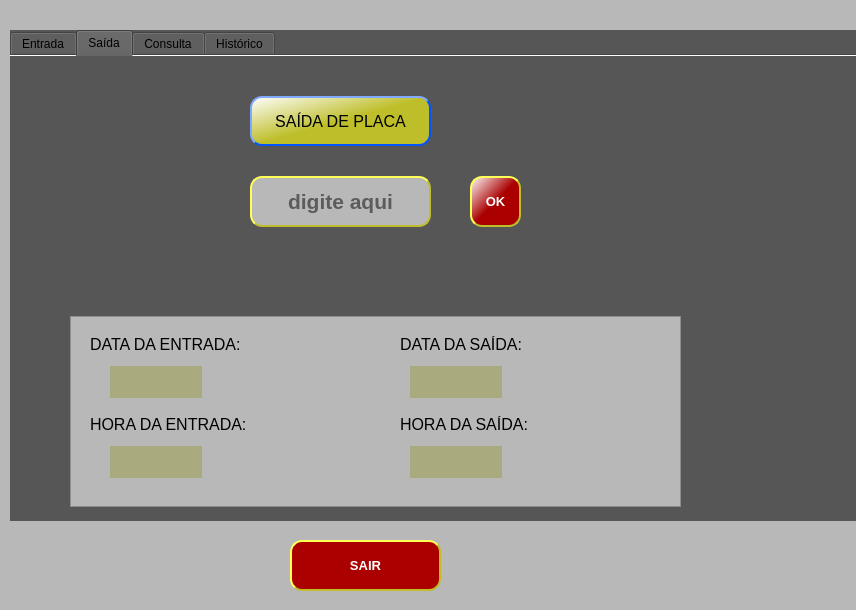
<?xml version="1.0" encoding="UTF-8"?>
<ui version="4.0">
 <class>Gerenciamento</class>
 <widget class="QMainWindow" name="Gerenciamento">
  <property name="geometry">
   <rect>
    <x>0</x>
    <y>0</y>
    <width>856</width>
    <height>610</height>
   </rect>
  </property>
  <property name="minimumSize">
   <size>
    <width>300</width>
    <height>250</height>
   </size>
  </property>
  <property name="windowTitle">
   <string>Estacionei - Gestor</string>
  </property>
  <property name="styleSheet">
   <string notr="true">background-color: rgb(184, 184, 184);</string>
  </property>
  <property name="animated">
   <bool>true</bool>
  </property>
  <widget class="QWidget" name="centralwidget">
   <property name="font">
    <font>
     <pointsize>3</pointsize>
    </font>
   </property>
   <widget class="QPushButton" name="pushButton_2">
    <property name="geometry">
     <rect>
      <x>290</x>
      <y>540</y>
      <width>151</width>
      <height>51</height>
     </rect>
    </property>
    <property name="font">
     <font>
      <pointsize>10</pointsize>
      <weight>75</weight>
      <bold>true</bold>
     </font>
    </property>
    <property name="styleSheet">
     <string notr="true">QPushButton {
background-color: rgb(170, 0, 0);
color: rgb(255, 255, 255);
border-radius: 12px;
border-style: outset;
border-width: 2px;
border-color: rgb(190, 190, 42);
}

QPushButton:hover {
border-style: outset;
border-width: 2px;
border-color: rgb(199, 202, 2);
background-color: rgb(200, 31, 8);
}

QPushButton:pressed {
background-color: rgb(255, 62, 24);
	font: 10pt &quot;MS Shell Dlg 2&quot;;
}</string>
    </property>
    <property name="text">
     <string>SAIR</string>
    </property>
   </widget>
   <widget class="QTabWidget" name="tabWidget">
    <property name="geometry">
     <rect>
      <x>10</x>
      <y>30</y>
      <width>900</width>
      <height>491</height>
     </rect>
    </property>
    <property name="styleSheet">
     <string notr="true">background-color: rgb(86, 86, 86);
</string>
    </property>
    <property name="tabPosition">
     <enum>QTabWidget::North</enum>
    </property>
    <property name="currentIndex">
     <number>1</number>
    </property>
    <property name="iconSize">
     <size>
      <width>18</width>
      <height>18</height>
     </size>
    </property>
    <property name="documentMode">
     <bool>true</bool>
    </property>
    <widget class="QWidget" name="tab">
     <attribute name="title">
      <string>Entrada</string>
     </attribute>
     <widget class="QLabel" name="label">
      <property name="geometry">
       <rect>
        <x>40</x>
        <y>110</y>
        <width>181</width>
        <height>50</height>
       </rect>
      </property>
      <property name="minimumSize">
       <size>
        <width>150</width>
        <height>50</height>
       </size>
      </property>
      <property name="font">
       <font>
        <family>MS Shell Dlg 2</family>
        <pointsize>12</pointsize>
        <weight>9</weight>
        <italic>false</italic>
        <bold>false</bold>
       </font>
      </property>
      <property name="styleSheet">
       <string notr="true">
background-color: qlineargradient(spread:pad, x1:0.574, y1:0.561636, x2:0, y2:0, stop:0.112994 rgba(190, 190, 42, 255), stop:1 rgba(255, 255, 255, 255));

font: 75 12pt &quot;MS Shell Dlg 2&quot;;
border-radius: 12px;
border-style: outset;
border-width: 2px;
border-color: rgb(0, 85, 255);</string>
      </property>
      <property name="text">
       <string>ENTRAR PLACA</string>
      </property>
      <property name="alignment">
       <set>Qt::AlignCenter</set>
      </property>
     </widget>
     <widget class="QLineEdit" name="line_placa_entrada">
      <property name="geometry">
       <rect>
        <x>240</x>
        <y>110</y>
        <width>181</width>
        <height>51</height>
       </rect>
      </property>
      <property name="font">
       <font>
        <pointsize>16</pointsize>
        <weight>75</weight>
        <bold>true</bold>
       </font>
      </property>
      <property name="styleSheet">
       <string notr="true">QLineEdit {
background-color: rgb(184, 184, 184);

border-radius: 12px;
border-style: outset;
border-width: 2px;
border-color: rgb(190, 190, 42);
}
QLineEdit:hover {
border: 3px solid rgb(170,0,0);
}

QLineEdit:focus {
border: 4px solid rgb(0,85,255);
}</string>
      </property>
      <property name="text">
       <string/>
      </property>
      <property name="maxLength">
       <number>7</number>
      </property>
      <property name="frame">
       <bool>false</bool>
      </property>
      <property name="cursorPosition">
       <number>0</number>
      </property>
      <property name="alignment">
       <set>Qt::AlignCenter</set>
      </property>
      <property name="placeholderText">
       <string>digite aqui</string>
      </property>
      <property name="clearButtonEnabled">
       <bool>false</bool>
      </property>
     </widget>
     <widget class="QFrame" name="frame">
      <property name="geometry">
       <rect>
        <x>40</x>
        <y>260</y>
        <width>481</width>
        <height>141</height>
       </rect>
      </property>
      <property name="styleSheet">
       <string notr="true">background-color: rgb(184, 184, 184);</string>
      </property>
      <property name="frameShape">
       <enum>QFrame::StyledPanel</enum>
      </property>
      <property name="frameShadow">
       <enum>QFrame::Raised</enum>
      </property>
      <widget class="QLabel" name="label_2">
       <property name="geometry">
        <rect>
         <x>30</x>
         <y>20</y>
         <width>50</width>
         <height>31</height>
        </rect>
       </property>
       <property name="font">
        <font>
         <pointsize>12</pointsize>
        </font>
       </property>
       <property name="text">
        <string>DATA:</string>
       </property>
      </widget>
      <widget class="QLabel" name="label_3">
       <property name="geometry">
        <rect>
         <x>30</x>
         <y>80</y>
         <width>50</width>
         <height>31</height>
        </rect>
       </property>
       <property name="font">
        <font>
         <pointsize>12</pointsize>
        </font>
       </property>
       <property name="text">
        <string>HORA:</string>
       </property>
      </widget>
      <widget class="QLabel" name="lbl_hora">
       <property name="geometry">
        <rect>
         <x>90</x>
         <y>80</y>
         <width>92</width>
         <height>32</height>
        </rect>
       </property>
       <property name="font">
        <font>
         <pointsize>12</pointsize>
        </font>
       </property>
       <property name="styleSheet">
        <string notr="true">background-color: rgb(170, 170, 127);</string>
       </property>
       <property name="text">
        <string/>
       </property>
       <property name="alignment">
        <set>Qt::AlignCenter</set>
       </property>
      </widget>
      <widget class="QLabel" name="lbl_data">
       <property name="geometry">
        <rect>
         <x>90</x>
         <y>20</y>
         <width>92</width>
         <height>32</height>
        </rect>
       </property>
       <property name="font">
        <font>
         <pointsize>12</pointsize>
        </font>
       </property>
       <property name="styleSheet">
        <string notr="true">background-color: rgb(170, 170, 127);</string>
       </property>
       <property name="text">
        <string/>
       </property>
       <property name="alignment">
        <set>Qt::AlignCenter</set>
       </property>
      </widget>
     </widget>
     <widget class="QLabel" name="lbl_text">
      <property name="geometry">
       <rect>
        <x>240</x>
        <y>60</y>
        <width>251</width>
        <height>31</height>
       </rect>
      </property>
      <property name="font">
       <font>
        <family>MS Shell Dlg 2</family>
        <pointsize>7</pointsize>
        <weight>50</weight>
        <italic>false</italic>
        <bold>false</bold>
       </font>
      </property>
      <property name="styleSheet">
       <string notr="true">background-color: rgb(190, 190, 42);


border-color:rgb(150, 150, 150);
border-style:outset;
border-width:2px;


</string>
      </property>
      <property name="text">
       <string>* Forma Clássica ex: ABC1234 e Mercosul ex: EFG5H67</string>
      </property>
      <property name="alignment">
       <set>Qt::AlignCenter</set>
      </property>
     </widget>
     <widget class="QLabel" name="lbl_erro">
      <property name="geometry">
       <rect>
        <x>160</x>
        <y>190</y>
        <width>321</width>
        <height>20</height>
       </rect>
      </property>
      <property name="font">
       <font>
        <pointsize>10</pointsize>
       </font>
      </property>
      <property name="focusPolicy">
       <enum>Qt::NoFocus</enum>
      </property>
      <property name="styleSheet">
       <string notr="true">color: rgb(255, 255, 0);</string>
      </property>
      <property name="text">
       <string/>
      </property>
      <property name="alignment">
       <set>Qt::AlignCenter</set>
      </property>
     </widget>
     <widget class="QPushButton" name="btn_ok_entrada">
      <property name="geometry">
       <rect>
        <x>450</x>
        <y>110</y>
        <width>51</width>
        <height>51</height>
       </rect>
      </property>
      <property name="font">
       <font>
        <pointsize>10</pointsize>
        <weight>75</weight>
        <bold>true</bold>
       </font>
      </property>
      <property name="styleSheet">
       <string notr="true">QPushButton {
background-color: qlineargradient(spread:pad, x1:0.574, y1:0.561636, x2:0, y2:0, stop:0.112994 rgba(170, 0, 0, 255), stop:1 rgba(255, 255, 255, 255));
color: rgb(255, 255, 255);
border-radius: 12px;
border-style: outset;
border-width: 2px;
border-color: rgb(190, 190, 42);
}

QPushButton:hover {
border-style: outset;
border-width: 2px;
border-color: rgb(199, 202, 2);
background-color: rgb(200, 31, 8);
}

QPushButton:pressed {
background-color: rgb(255, 62, 24);
	font: 10pt &quot;MS Shell Dlg 2&quot;;
}</string>
      </property>
      <property name="text">
       <string>OK</string>
      </property>
     </widget>
    </widget>
    <widget class="QWidget" name="tab_2">
     <attribute name="title">
      <string>Saída</string>
     </attribute>
     <widget class="QLabel" name="label_4">
      <property name="geometry">
       <rect>
        <x>240</x>
        <y>40</y>
        <width>181</width>
        <height>50</height>
       </rect>
      </property>
      <property name="minimumSize">
       <size>
        <width>150</width>
        <height>50</height>
       </size>
      </property>
      <property name="font">
       <font>
        <family>MS Shell Dlg 2</family>
        <pointsize>12</pointsize>
        <weight>9</weight>
        <italic>false</italic>
        <bold>false</bold>
       </font>
      </property>
      <property name="styleSheet">
       <string notr="true">background-color: qlineargradient(spread:pad, x1:0.574, y1:0.561636, x2:0, y2:0, stop:0.112994 rgba(190, 190, 42, 255), stop:1 rgba(255, 255, 255, 255));
font: 75 12pt &quot;MS Shell Dlg 2&quot;;
border-radius: 12px;
border-style: outset;
border-width: 2px;
border-color: rgb(0, 85, 255);</string>
      </property>
      <property name="text">
       <string>SAÍDA DE PLACA</string>
      </property>
      <property name="alignment">
       <set>Qt::AlignCenter</set>
      </property>
     </widget>
     <widget class="QLineEdit" name="line_placa_saida">
      <property name="geometry">
       <rect>
        <x>240</x>
        <y>120</y>
        <width>181</width>
        <height>51</height>
       </rect>
      </property>
      <property name="font">
       <font>
        <pointsize>16</pointsize>
        <weight>75</weight>
        <bold>true</bold>
       </font>
      </property>
      <property name="styleSheet">
       <string notr="true">QLineEdit {
background-color: rgb(184, 184, 184);

border-radius: 12px;
border-style: outset;
border-width: 2px;
border-color: rgb(190, 190, 42);
}
QLineEdit:hover {
border: 3px solid rgb(170,0,0);
}

QLineEdit:focus {
border: 4px solid rgb(0,85,255);
}</string>
      </property>
      <property name="text">
       <string/>
      </property>
      <property name="maxLength">
       <number>7</number>
      </property>
      <property name="frame">
       <bool>false</bool>
      </property>
      <property name="cursorPosition">
       <number>0</number>
      </property>
      <property name="alignment">
       <set>Qt::AlignCenter</set>
      </property>
      <property name="placeholderText">
       <string>digite aqui</string>
      </property>
      <property name="clearButtonEnabled">
       <bool>false</bool>
      </property>
     </widget>
     <widget class="QLabel" name="lbl_erro_2">
      <property name="geometry">
       <rect>
        <x>170</x>
        <y>220</y>
        <width>351</width>
        <height>20</height>
       </rect>
      </property>
      <property name="font">
       <font>
        <pointsize>10</pointsize>
       </font>
      </property>
      <property name="styleSheet">
       <string notr="true">color: rgb(255, 255, 0);</string>
      </property>
      <property name="text">
       <string/>
      </property>
      <property name="alignment">
       <set>Qt::AlignCenter</set>
      </property>
     </widget>
     <widget class="QFrame" name="frame_2">
      <property name="geometry">
       <rect>
        <x>60</x>
        <y>260</y>
        <width>611</width>
        <height>191</height>
       </rect>
      </property>
      <property name="styleSheet">
       <string notr="true">background-color: rgb(184, 184, 184);</string>
      </property>
      <property name="frameShape">
       <enum>QFrame::StyledPanel</enum>
      </property>
      <property name="frameShadow">
       <enum>QFrame::Raised</enum>
      </property>
      <widget class="QLabel" name="label_5">
       <property name="geometry">
        <rect>
         <x>20</x>
         <y>20</y>
         <width>161</width>
         <height>16</height>
        </rect>
       </property>
       <property name="font">
        <font>
         <pointsize>12</pointsize>
        </font>
       </property>
       <property name="text">
        <string>DATA DA ENTRADA:</string>
       </property>
      </widget>
      <widget class="QLabel" name="label_6">
       <property name="geometry">
        <rect>
         <x>20</x>
         <y>100</y>
         <width>161</width>
         <height>16</height>
        </rect>
       </property>
       <property name="font">
        <font>
         <pointsize>12</pointsize>
        </font>
       </property>
       <property name="text">
        <string>HORA DA ENTRADA:</string>
       </property>
      </widget>
      <widget class="QLabel" name="label_7">
       <property name="geometry">
        <rect>
         <x>330</x>
         <y>20</y>
         <width>161</width>
         <height>16</height>
        </rect>
       </property>
       <property name="font">
        <font>
         <pointsize>12</pointsize>
        </font>
       </property>
       <property name="text">
        <string>DATA DA SAÍDA:</string>
       </property>
      </widget>
      <widget class="QLabel" name="label_8">
       <property name="geometry">
        <rect>
         <x>330</x>
         <y>100</y>
         <width>161</width>
         <height>16</height>
        </rect>
       </property>
       <property name="font">
        <font>
         <pointsize>12</pointsize>
        </font>
       </property>
       <property name="text">
        <string>HORA DA SAÍDA:</string>
       </property>
      </widget>
      <widget class="QLabel" name="lbl_data_entrada">
       <property name="geometry">
        <rect>
         <x>40</x>
         <y>50</y>
         <width>92</width>
         <height>32</height>
        </rect>
       </property>
       <property name="font">
        <font>
         <pointsize>12</pointsize>
        </font>
       </property>
       <property name="styleSheet">
        <string notr="true">background-color: rgb(170, 170, 127);</string>
       </property>
       <property name="text">
        <string/>
       </property>
       <property name="alignment">
        <set>Qt::AlignCenter</set>
       </property>
      </widget>
      <widget class="QLabel" name="lbl_data_saida">
       <property name="geometry">
        <rect>
         <x>340</x>
         <y>50</y>
         <width>92</width>
         <height>32</height>
        </rect>
       </property>
       <property name="font">
        <font>
         <pointsize>12</pointsize>
        </font>
       </property>
       <property name="styleSheet">
        <string notr="true">background-color: rgb(170, 170, 127);</string>
       </property>
       <property name="text">
        <string/>
       </property>
       <property name="alignment">
        <set>Qt::AlignCenter</set>
       </property>
      </widget>
      <widget class="QLabel" name="lbl_hora_entrada">
       <property name="geometry">
        <rect>
         <x>40</x>
         <y>130</y>
         <width>92</width>
         <height>32</height>
        </rect>
       </property>
       <property name="font">
        <font>
         <pointsize>12</pointsize>
        </font>
       </property>
       <property name="styleSheet">
        <string notr="true">background-color: rgb(170, 170, 127);</string>
       </property>
       <property name="text">
        <string/>
       </property>
       <property name="alignment">
        <set>Qt::AlignCenter</set>
       </property>
      </widget>
      <widget class="QLabel" name="lbl_hora_saida">
       <property name="geometry">
        <rect>
         <x>340</x>
         <y>130</y>
         <width>92</width>
         <height>32</height>
        </rect>
       </property>
       <property name="font">
        <font>
         <pointsize>12</pointsize>
        </font>
       </property>
       <property name="styleSheet">
        <string notr="true">background-color: rgb(170, 170, 127);</string>
       </property>
       <property name="text">
        <string/>
       </property>
       <property name="alignment">
        <set>Qt::AlignCenter</set>
       </property>
      </widget>
     </widget>
     <widget class="QPushButton" name="btn_ok_saida">
      <property name="geometry">
       <rect>
        <x>460</x>
        <y>120</y>
        <width>51</width>
        <height>51</height>
       </rect>
      </property>
      <property name="font">
       <font>
        <pointsize>10</pointsize>
        <weight>75</weight>
        <bold>true</bold>
       </font>
      </property>
      <property name="styleSheet">
       <string notr="true">QPushButton {
background-color: qlineargradient(spread:pad, x1:0.574, y1:0.561636, x2:0, y2:0, stop:0.112994 rgba(170, 0, 0, 255), stop:1 rgba(255, 255, 255, 255));
color: rgb(255, 255, 255);
border-radius: 12px;
border-style: outset;
border-width: 2px;
border-color: rgb(190, 190, 42);
}

QPushButton:hover {
border-style: outset;
border-width: 2px;
border-color: rgb(199, 202, 2);
background-color: rgb(200, 31, 8);
}

QPushButton:pressed {
background-color: rgb(255, 62, 24);
	font: 10pt &quot;MS Shell Dlg 2&quot;;
}</string>
      </property>
      <property name="text">
       <string>OK</string>
      </property>
     </widget>
    </widget>
    <widget class="QWidget" name="tab_3">
     <attribute name="title">
      <string>Consulta</string>
     </attribute>
     <widget class="QTableWidget" name="tabela_consulta">
      <property name="geometry">
       <rect>
        <x>0</x>
        <y>40</y>
        <width>691</width>
        <height>331</height>
       </rect>
      </property>
      <property name="font">
       <font>
        <pointsize>12</pointsize>
        <weight>50</weight>
        <bold>false</bold>
       </font>
      </property>
      <property name="focusPolicy">
       <enum>Qt::TabFocus</enum>
      </property>
      <property name="styleSheet">
       <string notr="true">background-color: rgb(170, 170, 127);</string>
      </property>
      <attribute name="horizontalHeaderDefaultSectionSize">
       <number>120</number>
      </attribute>
      <column>
       <property name="text">
        <string>Placa</string>
       </property>
      </column>
      <column>
       <property name="text">
        <string>Data de Entrada</string>
       </property>
      </column>
      <column>
       <property name="text">
        <string>Hora de Entrada</string>
       </property>
      </column>
     </widget>
     <widget class="QPushButton" name="btn_atualizar">
      <property name="geometry">
       <rect>
        <x>10</x>
        <y>390</y>
        <width>91</width>
        <height>31</height>
       </rect>
      </property>
      <property name="font">
       <font>
        <pointsize>10</pointsize>
        <weight>75</weight>
        <bold>true</bold>
       </font>
      </property>
      <property name="styleSheet">
       <string notr="true">QPushButton {
background-color: qlineargradient(spread:reflect, x1:0.394, y1:0.528, x2:0.113, y2:0.00609091, stop:0.410112 rgba(0, 85, 255, 255), stop:1 rgba(230, 230, 230, 255));
color: rgb(255, 255, 255);
border-radius: 12px;
border-style: outset;
border-width: 2px;
border-color: rgb(190, 190, 42);
}

QPushButton:hover {
border-style: outset;
border-width: 2px;
border-color: rgb(199, 202, 2);
background-color: rgb(200, 31, 8);
}

QPushButton:pressed {
background-color: rgb(255, 62, 24);
	font: 10pt &quot;MS Shell Dlg 2&quot;;
}</string>
      </property>
      <property name="text">
       <string>ATUALIZAR</string>
      </property>
     </widget>
    </widget>
    <widget class="QWidget" name="tab_4">
     <attribute name="title">
      <string>Histórico</string>
     </attribute>
     <widget class="QTableWidget" name="tabela_historico">
      <property name="geometry">
       <rect>
        <x>0</x>
        <y>30</y>
        <width>901</width>
        <height>341</height>
       </rect>
      </property>
      <property name="styleSheet">
       <string notr="true">background-color: rgb(170, 170, 127);</string>
      </property>
      <attribute name="horizontalHeaderDefaultSectionSize">
       <number>150</number>
      </attribute>
      <column>
       <property name="text">
        <string>Placa</string>
       </property>
      </column>
      <column>
       <property name="text">
        <string>Data de Entrada</string>
       </property>
      </column>
      <column>
       <property name="text">
        <string>Hora de Entrada</string>
       </property>
      </column>
      <column>
       <property name="text">
        <string>Data de Saída</string>
       </property>
      </column>
      <column>
       <property name="text">
        <string>Hora de Saída</string>
       </property>
      </column>
      <column>
       <property name="text">
        <string>Permanência dias/horas</string>
       </property>
      </column>
     </widget>
     <widget class="QPushButton" name="btn_atualizar2">
      <property name="geometry">
       <rect>
        <x>10</x>
        <y>390</y>
        <width>90</width>
        <height>30</height>
       </rect>
      </property>
      <property name="font">
       <font>
        <pointsize>10</pointsize>
        <weight>75</weight>
        <bold>true</bold>
       </font>
      </property>
      <property name="styleSheet">
       <string notr="true">QPushButton {
background-color: qlineargradient(spread:reflect, x1:0.394, y1:0.528, x2:0.113, y2:0.00609091, stop:0.410112 rgba(0, 85, 255, 255), stop:1 rgba(230, 230, 230, 255));
color: rgb(255, 255, 255);
border-radius: 12px;
border-style: outset;
border-width: 2px;
border-color: rgb(190, 190, 42);
}

QPushButton:hover {
border-style: outset;
border-width: 2px;
border-color: rgb(199, 202, 2);
background-color: rgb(200, 31, 8);
}

QPushButton:pressed {
background-color: rgb(255, 62, 24);
	font: 10pt &quot;MS Shell Dlg 2&quot;;
}</string>
      </property>
      <property name="text">
       <string>ATUALIZAR</string>
      </property>
     </widget>
     <widget class="QPushButton" name="btn_limpar">
      <property name="geometry">
       <rect>
        <x>644</x>
        <y>390</y>
        <width>141</width>
        <height>30</height>
       </rect>
      </property>
      <property name="font">
       <font>
        <pointsize>10</pointsize>
        <weight>75</weight>
        <bold>true</bold>
       </font>
      </property>
      <property name="styleSheet">
       <string notr="true">QPushButton {
background-color: rgb(170, 0, 0);
color: rgb(255, 255, 255);
border-radius: 12px;
border-style: outset;
border-width: 2px;
border-color: rgb(190, 190, 42);
}

QPushButton:hover {
border-style: outset;
border-width: 2px;
border-color: rgb(199, 202, 2);
background-color: rgb(200, 31, 8);
}

QPushButton:pressed {
background-color: rgb(255, 62, 24);
	font: 10pt &quot;MS Shell Dlg 2&quot;;
}</string>
      </property>
      <property name="text">
       <string>LIMPAR HISTÓRICO</string>
      </property>
     </widget>
    </widget>
   </widget>
  </widget>
 </widget>
 <resources/>
 <connections/>
</ui>
